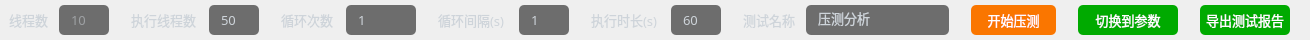
        <widget class="QWidget" name="widget_property" native="true">
         <property name="minimumSize">
          <size>
           <width>0</width>
           <height>40</height>
          </size>
         </property>
         <property name="maximumSize">
          <size>
           <width>16777215</width>
           <height>40</height>
          </size>
         </property>
         <property name="font">
          <font>
           <stylestrategy>PreferAntialias</stylestrategy>
          </font>
         </property>
         <property name="styleSheet">
          <string notr="true">QToolTip {
color: rgb(255, 255, 255);
background-color: rgb(108, 117, 125, 65);
border-radius: 2px;
}

QLabel{
color:#ced4da;
}</string>
         </property>
         <layout class="QHBoxLayout" name="horizontalLayout_13">
          <property name="spacing">
           <number>5</number>
          </property>
          <property name="leftMargin">
           <number>9</number>
          </property>
          <property name="topMargin">
           <number>0</number>
          </property>
          <property name="rightMargin">
           <number>0</number>
          </property>
          <property name="bottomMargin">
           <number>0</number>
          </property>
          <item>
           <widget class="QLabel" name="label_thread_2">
            <property name="minimumSize">
             <size>
              <width>45</width>
              <height>0</height>
             </size>
            </property>
            <property name="maximumSize">
             <size>
              <width>45</width>
              <height>16777215</height>
             </size>
            </property>
            <property name="font">
             <font>
              <family>OPPOSans B</family>
              <pointsize>10</pointsize>
              <stylestrategy>PreferAntialias</stylestrategy>
             </font>
            </property>
            <property name="styleSheet">
             <string notr="true">color:#ced4da;</string>
            </property>
            <property name="text">
             <string>线程数</string>
            </property>
           </widget>
          </item>
          <item>
           <widget class="QLineEdit" name="lineEdit_thread_cpu">
            <property name="minimumSize">
             <size>
              <width>50</width>
              <height>30</height>
             </size>
            </property>
            <property name="maximumSize">
             <size>
              <width>50</width>
              <height>16777215</height>
             </size>
            </property>
            <property name="font">
             <font>
              <family>OPPOSans B</family>
              <pointsize>10</pointsize>
              <stylestrategy>PreferAntialias</stylestrategy>
             </font>
            </property>
            <property name="styleSheet">
             <string notr="true">QLineEdit{
color:#ced4da;
border-radius: 14px;
background-color: rgb(25, 25, 25, 155);
border: 0px solid rgba(255, 255, 255, 0);
border-radius: 5px;
padding-left:10px;
padding-right:10px;
}</string>
            </property>
            <property name="text">
             <string/>
            </property>
            <property name="readOnly">
             <bool>true</bool>
            </property>
            <property name="placeholderText">
             <string>10</string>
            </property>
           </widget>
          </item>
          <item>
           <spacer name="horizontalSpacer_40">
            <property name="font">
             <font>
              <stylestrategy>PreferAntialias</stylestrategy>
             </font>
            </property>
            <property name="orientation">
             <enum>Qt::Horizontal</enum>
            </property>
            <property name="sizeType">
             <enum>QSizePolicy::Fixed</enum>
            </property>
            <property name="sizeHint" stdset="0">
             <size>
              <width>17</width>
              <height>27</height>
             </size>
            </property>
           </spacer>
          </item>
          <item>
           <widget class="QLabel" name="label_thread">
            <property name="minimumSize">
             <size>
              <width>73</width>
              <height>0</height>
             </size>
            </property>
            <property name="maximumSize">
             <size>
              <width>73</width>
              <height>16777215</height>
             </size>
            </property>
            <property name="font">
             <font>
              <family>OPPOSans B</family>
              <pointsize>10</pointsize>
              <stylestrategy>PreferAntialias</stylestrategy>
             </font>
            </property>
            <property name="styleSheet">
             <string notr="true">color:#ced4da;</string>
            </property>
            <property name="text">
             <string>执行线程数</string>
            </property>
           </widget>
          </item>
          <item>
           <widget class="QLineEdit" name="lineEdit_thread">
            <property name="minimumSize">
             <size>
              <width>50</width>
              <height>30</height>
             </size>
            </property>
            <property name="maximumSize">
             <size>
              <width>50</width>
              <height>16777215</height>
             </size>
            </property>
            <property name="font">
             <font>
              <family>OPPOSans B</family>
              <pointsize>10</pointsize>
              <stylestrategy>PreferAntialias</stylestrategy>
             </font>
            </property>
            <property name="styleSheet">
             <string notr="true">QLineEdit{
color:#ced4da;
border-radius: 14px;
background-color: rgb(25, 25, 25, 155);
border: 0px solid rgba(255, 255, 255, 0);
border-radius: 5px;
padding-left:10px;
padding-right:10px;
}</string>
            </property>
            <property name="text">
             <string>50</string>
            </property>
            <property name="placeholderText">
             <string>10</string>
            </property>
           </widget>
          </item>
          <item>
           <spacer name="horizontalSpacer_41">
            <property name="font">
             <font>
              <stylestrategy>PreferAntialias</stylestrategy>
             </font>
            </property>
            <property name="orientation">
             <enum>Qt::Horizontal</enum>
            </property>
            <property name="sizeType">
             <enum>QSizePolicy::Fixed</enum>
            </property>
            <property name="sizeHint" stdset="0">
             <size>
              <width>17</width>
              <height>27</height>
             </size>
            </property>
           </spacer>
          </item>
          <item>
           <widget class="QLabel" name="label_times">
            <property name="minimumSize">
             <size>
              <width>60</width>
              <height>0</height>
             </size>
            </property>
            <property name="maximumSize">
             <size>
              <width>60</width>
              <height>16777215</height>
             </size>
            </property>
            <property name="font">
             <font>
              <family>OPPOSans B</family>
              <pointsize>10</pointsize>
              <stylestrategy>PreferAntialias</stylestrategy>
             </font>
            </property>
            <property name="styleSheet">
             <string notr="true">color:#ced4da;</string>
            </property>
            <property name="text">
             <string>循环次数</string>
            </property>
           </widget>
          </item>
          <item>
           <widget class="QLineEdit" name="lineEdit_times">
            <property name="minimumSize">
             <size>
              <width>70</width>
              <height>30</height>
             </size>
            </property>
            <property name="maximumSize">
             <size>
              <width>70</width>
              <height>16777215</height>
             </size>
            </property>
            <property name="font">
             <font>
              <family>OPPOSans B</family>
              <pointsize>10</pointsize>
              <stylestrategy>PreferAntialias</stylestrategy>
             </font>
            </property>
            <property name="styleSheet">
             <string notr="true">QLineEdit{
color:#ced4da;
border-radius: 14px;
background-color: rgb(25, 25, 25, 155);
border: 0px solid rgba(255, 255, 255, 0);
border-radius: 5px;
padding-left:10px;
padding-right:10px;
}</string>
            </property>
            <property name="text">
             <string>1</string>
            </property>
            <property name="placeholderText">
             <string>0</string>
            </property>
           </widget>
          </item>
          <item>
           <spacer name="horizontalSpacer_19">
            <property name="font">
             <font>
              <stylestrategy>PreferAntialias</stylestrategy>
             </font>
            </property>
            <property name="orientation">
             <enum>Qt::Horizontal</enum>
            </property>
            <property name="sizeType">
             <enum>QSizePolicy::Fixed</enum>
            </property>
            <property name="sizeHint" stdset="0">
             <size>
              <width>17</width>
              <height>27</height>
             </size>
            </property>
           </spacer>
          </item>
          <item>
           <widget class="QLabel" name="label_times_2">
            <property name="minimumSize">
             <size>
              <width>76</width>
              <height>0</height>
             </size>
            </property>
            <property name="maximumSize">
             <size>
              <width>76</width>
              <height>16777215</height>
             </size>
            </property>
            <property name="font">
             <font>
              <family>OPPOSans B</family>
              <pointsize>10</pointsize>
              <stylestrategy>PreferAntialias</stylestrategy>
             </font>
            </property>
            <property name="styleSheet">
             <string notr="true">color:#ced4da;</string>
            </property>
            <property name="text">
             <string>循环间隔(s)</string>
            </property>
           </widget>
          </item>
          <item>
           <widget class="QLineEdit" name="lineEdit_times_2">
            <property name="minimumSize">
             <size>
              <width>50</width>
              <height>30</height>
             </size>
            </property>
            <property name="maximumSize">
             <size>
              <width>50</width>
              <height>16777215</height>
             </size>
            </property>
            <property name="font">
             <font>
              <family>OPPOSans B</family>
              <pointsize>10</pointsize>
              <stylestrategy>PreferAntialias</stylestrategy>
             </font>
            </property>
            <property name="styleSheet">
             <string notr="true">QLineEdit{
color:#ced4da;
border-radius: 14px;
background-color: rgb(25, 25, 25, 155);
border: 0px solid rgba(255, 255, 255, 0);
border-radius: 5px;
padding-left:10px;
padding-right:10px;
}</string>
            </property>
            <property name="text">
             <string>1</string>
            </property>
            <property name="placeholderText">
             <string>0</string>
            </property>
           </widget>
          </item>
          <item>
           <spacer name="horizontalSpacer_25">
            <property name="font">
             <font>
              <stylestrategy>PreferAntialias</stylestrategy>
             </font>
            </property>
            <property name="orientation">
             <enum>Qt::Horizontal</enum>
            </property>
            <property name="sizeType">
             <enum>QSizePolicy::Fixed</enum>
            </property>
            <property name="sizeHint" stdset="0">
             <size>
              <width>17</width>
              <height>27</height>
             </size>
            </property>
           </spacer>
          </item>
          <item>
           <widget class="QLabel" name="label_time_2">
            <property name="minimumSize">
             <size>
              <width>75</width>
              <height>0</height>
             </size>
            </property>
            <property name="maximumSize">
             <size>
              <width>75</width>
              <height>16777215</height>
             </size>
            </property>
            <property name="font">
             <font>
              <family>OPPOSans B</family>
              <pointsize>10</pointsize>
              <stylestrategy>PreferAntialias</stylestrategy>
             </font>
            </property>
            <property name="toolTip">
             <string>超时自动结束</string>
            </property>
            <property name="styleSheet">
             <string notr="true"/>
            </property>
            <property name="text">
             <string>执行时长(s)</string>
            </property>
           </widget>
          </item>
          <item>
           <widget class="QLineEdit" name="lineEdit_time">
            <property name="minimumSize">
             <size>
              <width>50</width>
              <height>30</height>
             </size>
            </property>
            <property name="maximumSize">
             <size>
              <width>50</width>
              <height>16777215</height>
             </size>
            </property>
            <property name="font">
             <font>
              <family>OPPOSans B</family>
              <pointsize>10</pointsize>
              <stylestrategy>PreferAntialias</stylestrategy>
             </font>
            </property>
            <property name="styleSheet">
             <string notr="true">QLineEdit{
color:#ced4da;
border-radius: 14px;
background-color: rgb(25, 25, 25, 155);
border: 0px solid rgba(255, 255, 255, 0);
border-radius: 5px;
padding-left:10px;
padding-right:10px;
}</string>
            </property>
            <property name="text">
             <string>60</string>
            </property>
            <property name="placeholderText">
             <string>0</string>
            </property>
           </widget>
          </item>
          <item>
           <spacer name="horizontalSpacer_32">
            <property name="font">
             <font>
              <stylestrategy>PreferAntialias</stylestrategy>
             </font>
            </property>
            <property name="orientation">
             <enum>Qt::Horizontal</enum>
            </property>
            <property name="sizeType">
             <enum>QSizePolicy::Fixed</enum>
            </property>
            <property name="sizeHint" stdset="0">
             <size>
              <width>17</width>
              <height>27</height>
             </size>
            </property>
           </spacer>
          </item>
          <item>
           <widget class="QLabel" name="label_time_3">
            <property name="minimumSize">
             <size>
              <width>58</width>
              <height>0</height>
             </size>
            </property>
            <property name="maximumSize">
             <size>
              <width>58</width>
              <height>16777215</height>
             </size>
            </property>
            <property name="font">
             <font>
              <family>OPPOSans B</family>
              <pointsize>10</pointsize>
              <stylestrategy>PreferAntialias</stylestrategy>
             </font>
            </property>
            <property name="toolTip">
             <string>超时自动结束</string>
            </property>
            <property name="styleSheet">
             <string notr="true"/>
            </property>
            <property name="text">
             <string>测试名称</string>
            </property>
           </widget>
          </item>
          <item>
           <widget class="QLineEdit" name="lineEdit_time_2">
            <property name="minimumSize">
             <size>
              <width>100</width>
              <height>30</height>
             </size>
            </property>
            <property name="maximumSize">
             <size>
              <width>500</width>
              <height>16777215</height>
             </size>
            </property>
            <property name="font">
             <font>
              <family>OPPOSans B</family>
              <pointsize>10</pointsize>
              <stylestrategy>PreferAntialias</stylestrategy>
             </font>
            </property>
            <property name="styleSheet">
             <string notr="true">QLineEdit{
color:#ced4da;
border-radius: 14px;
background-color: rgb(25, 25, 25, 155);
border: 0px solid rgba(255, 255, 255, 0);
border-radius: 5px;
padding-left:10px;
padding-right:10px;
}</string>
            </property>
            <property name="text">
             <string>压测分析</string>
            </property>
            <property name="placeholderText">
             <string>0</string>
            </property>
           </widget>
          </item>
          <item>
           <spacer name="horizontalSpacer_21">
            <property name="font">
             <font>
              <stylestrategy>PreferAntialias</stylestrategy>
             </font>
            </property>
            <property name="orientation">
             <enum>Qt::Horizontal</enum>
            </property>
            <property name="sizeType">
             <enum>QSizePolicy::Expanding</enum>
            </property>
            <property name="sizeHint" stdset="0">
             <size>
              <width>17</width>
              <height>27</height>
             </size>
            </property>
           </spacer>
          </item>
          <item>
           <widget class="QToolButton" name="toolButton_propertyTest">
            <property name="minimumSize">
             <size>
              <width>85</width>
              <height>30</height>
             </size>
            </property>
            <property name="maximumSize">
             <size>
              <width>85</width>
              <height>16777215</height>
             </size>
            </property>
            <property name="font">
             <font>
              <family>OPPOSans</family>
              <pointsize>10</pointsize>
              <stylestrategy>PreferAntialias</stylestrategy>
             </font>
            </property>
            <property name="styleSheet">
             <string notr="true">QToolButton {
	color: rgb(255, 255, 255);
	background-color: rgb(250, 118, 0);
	border-radius: 5px;
}
QToolButton:hover {
	color: rgb(255, 255, 255);
	background-color: rgb(250, 118, 0);
}</string>
            </property>
            <property name="text">
             <string>开始压测</string>
            </property>
           </widget>
          </item>
          <item>
           <spacer name="horizontalSpacer_28">
            <property name="font">
             <font>
              <stylestrategy>PreferAntialias</stylestrategy>
             </font>
            </property>
            <property name="orientation">
             <enum>Qt::Horizontal</enum>
            </property>
            <property name="sizeType">
             <enum>QSizePolicy::Fixed</enum>
            </property>
            <property name="sizeHint" stdset="0">
             <size>
              <width>17</width>
              <height>27</height>
             </size>
            </property>
           </spacer>
          </item>
          <item>
           <widget class="QToolButton" name="toolButton_doc_switch">
            <property name="minimumSize">
             <size>
              <width>100</width>
              <height>30</height>
             </size>
            </property>
            <property name="maximumSize">
             <size>
              <width>100</width>
              <height>16777215</height>
             </size>
            </property>
            <property name="font">
             <font>
              <family>OPPOSans</family>
              <pointsize>10</pointsize>
              <stylestrategy>PreferAntialias</stylestrategy>
             </font>
            </property>
            <property name="styleSheet">
             <string notr="true">QToolButton {
	color: rgb(255, 255, 255);
	
	background-color: rgb(0, 170, 0);
	border-radius: 5px;
}

QToolButton::menu-indicator { 
	image: None;
}

 
QToolButton:hover {
	color: rgb(255, 255, 255);
	background-color: rgb(0, 170, 0);
}</string>
            </property>
            <property name="text">
             <string>切换到参数</string>
            </property>
            <property name="icon">
             <iconset resource="../lib.qrc">
              <normaloff>:/lib/tree_open.png</normaloff>:/lib/tree_open.png</iconset>
            </property>
            <property name="iconSize">
             <size>
              <width>20</width>
              <height>20</height>
             </size>
            </property>
            <property name="toolButtonStyle">
             <enum>Qt::ToolButtonTextBesideIcon</enum>
            </property>
           </widget>
          </item>
          <item>
           <spacer name="horizontalSpacer_26">
            <property name="font">
             <font>
              <stylestrategy>PreferAntialias</stylestrategy>
             </font>
            </property>
            <property name="orientation">
             <enum>Qt::Horizontal</enum>
            </property>
            <property name="sizeType">
             <enum>QSizePolicy::Fixed</enum>
            </property>
            <property name="sizeHint" stdset="0">
             <size>
              <width>17</width>
              <height>27</height>
             </size>
            </property>
           </spacer>
          </item>
          <item>
           <widget class="QToolButton" name="toolButton_save_2">
            <property name="minimumSize">
             <size>
              <width>90</width>
              <height>30</height>
             </size>
            </property>
            <property name="maximumSize">
             <size>
              <width>90</width>
              <height>16777215</height>
             </size>
            </property>
            <property name="font">
             <font>
              <family>OPPOSans</family>
              <pointsize>10</pointsize>
              <stylestrategy>PreferAntialias</stylestrategy>
             </font>
            </property>
            <property name="styleSheet">
             <string notr="true">QToolButton {
	color: rgb(255, 255, 255);
	
	background-color: rgb(0, 170, 0);
	border-radius: 5px;
}

QToolButton::menu-indicator { 
	image: None;
}

 
QToolButton:hover {
	color: rgb(255, 255, 255);
	background-color: rgb(0, 170, 0);
}</string>
            </property>
            <property name="text">
             <string>导出测试报告</string>
            </property>
           </widget>
          </item>
          <item>
           <spacer name="horizontalSpacer_27">
            <property name="font">
             <font>
              <stylestrategy>PreferAntialias</stylestrategy>
             </font>
            </property>
            <property name="orientation">
             <enum>Qt::Horizontal</enum>
            </property>
            <property name="sizeType">
             <enum>QSizePolicy::Fixed</enum>
            </property>
            <property name="sizeHint" stdset="0">
             <size>
              <width>20</width>
              <height>20</height>
             </size>
            </property>
           </spacer>
          </item>
         </layout>
        </widget>
